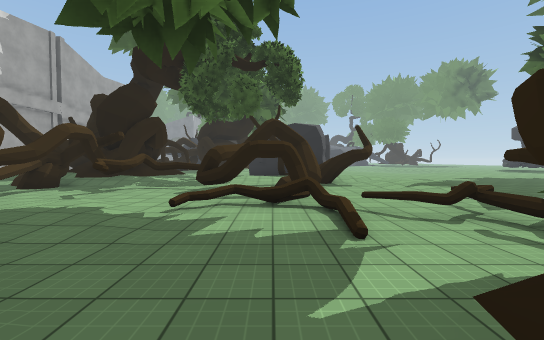
view 1 (above)

13 first-person views from a walk through a 3-D level made in the Unity game engine. The camera is 1.5 m above the floor, tilts 2° down and sees 90° across. The floor is counted in squares, 2 m on a side. Each view is taken from the middle of a square. On the plan, view 1 faces up. The plan holds only what a view shows up to about 10 squares ahead; the rest is blank. The place goes on beyond the plan. Some animated figures are not drawn. Some surface patterns are stand-ins.

view 2
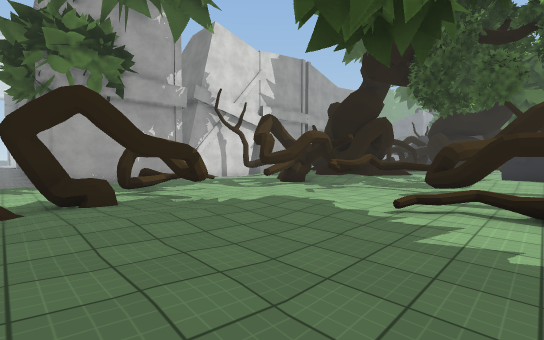

view 3
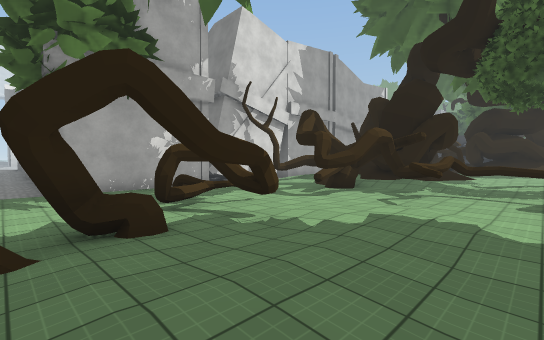

view 4
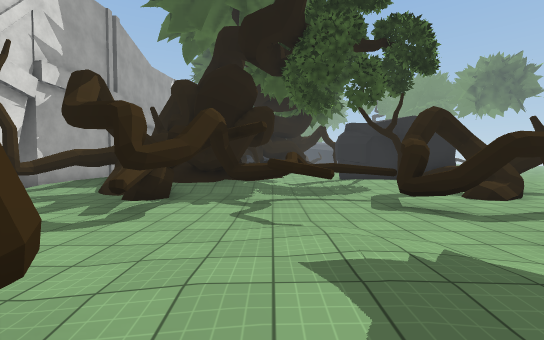

view 5
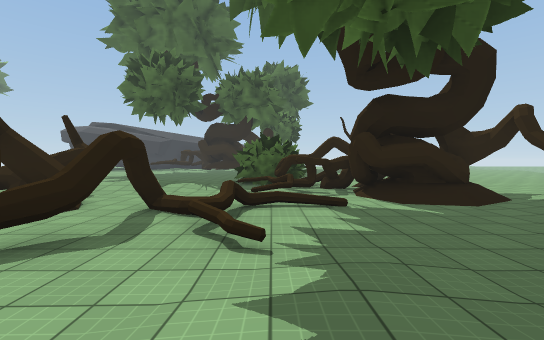

view 6
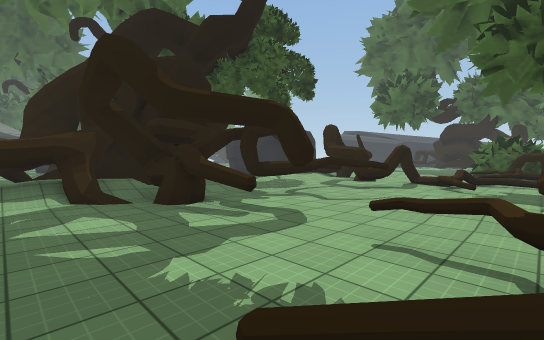

view 7
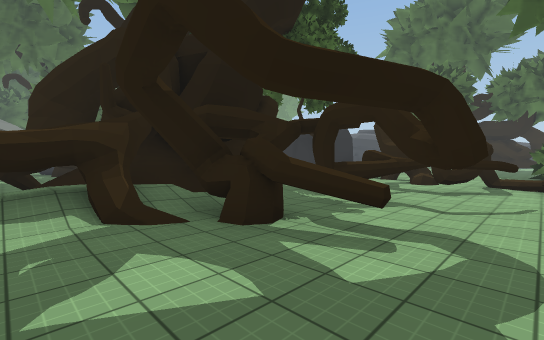

view 8
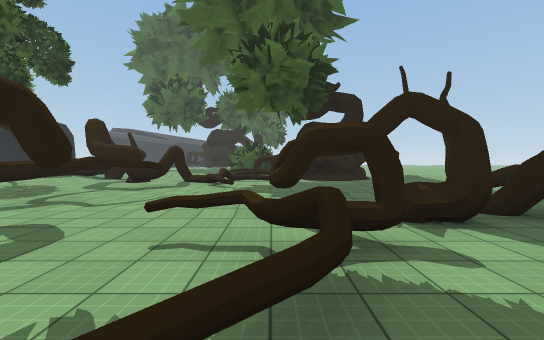

view 9
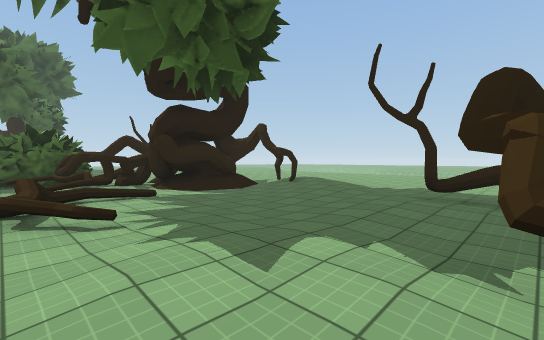

view 10
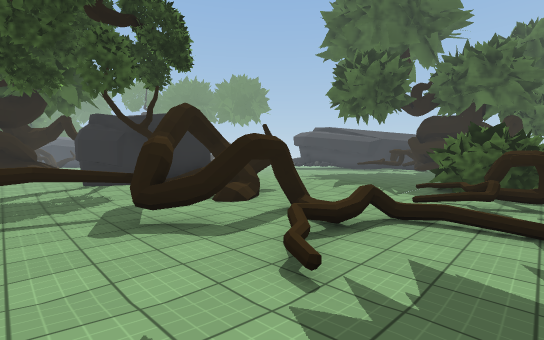

view 11
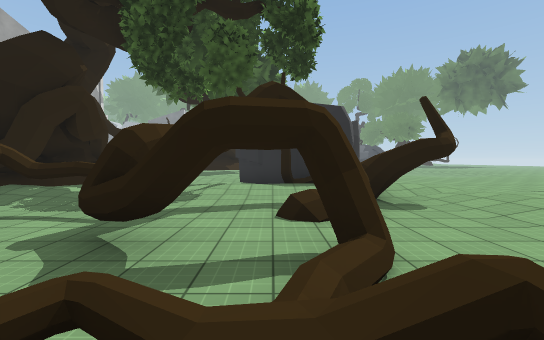

view 12
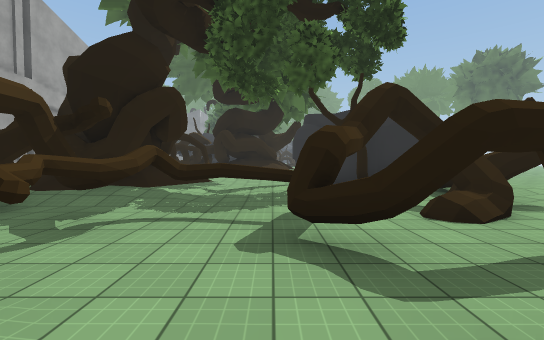

view 13
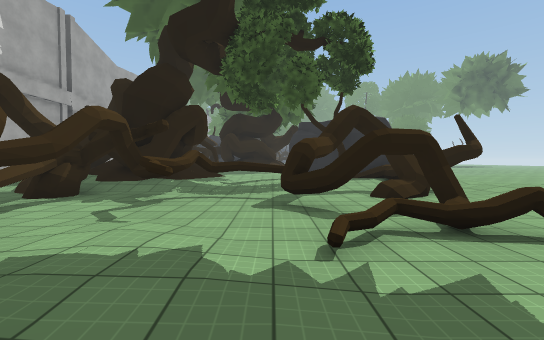

### Floor plan
Key: @ floor where view 1 was taken; # wall or solid block; . main floor; : floor 0.25 m higher than the main floor; - floor 0.25 m lower than the main floor; / step, stairs or slope; = window, fence, low wall or low ledge; ^ raised ledge; T thing the floor can be seen under or through; O other object.
Columns run from 9 left of view 1 to 9 right of it. Each row starts with its distance up from view 1.
 16       ..
 15       -/.
 14 .    ---#     .....
 13 #.   /- ##    .....
 12 ### #=   ##   ....
 11 //###////###/ ...
 10 #####/.////^/:.....
  9 /##///....###:  ...
  8 ./#TT.T...#./:/ ..
  7 ..#TTT.TT....:/..
  6 .. TTT..TT..../..
  5 ......#.==..=.OO
  4 ...=..:.../==#OO
  3 .=###...../=##=OO
  2 ..###......###
  1 ...==.:.../###
  0 ....#.::/@/##
 -1    #^=./:##/#

Where each view was taken, in squares from view 1:
view 1: 0 up, 0 right, facing up
view 2: 0 up, 0 right, facing up-left
view 3: 0 up, 2 left, facing up-left
view 4: 2 up, 4 left, facing up
view 5: 4 up, 4 left, facing right
view 6: 3 up, 9 left, facing up-right
view 7: 5 up, 9 left, facing up-right
view 8: 3 up, 9 left, facing right
view 9: 5 up, 5 left, facing down-right
view 10: 3 up, 3 left, facing up-right
view 11: 4 up, 0 right, facing up
view 12: 4 up, 2 left, facing up
view 13: 2 up, 2 left, facing up
